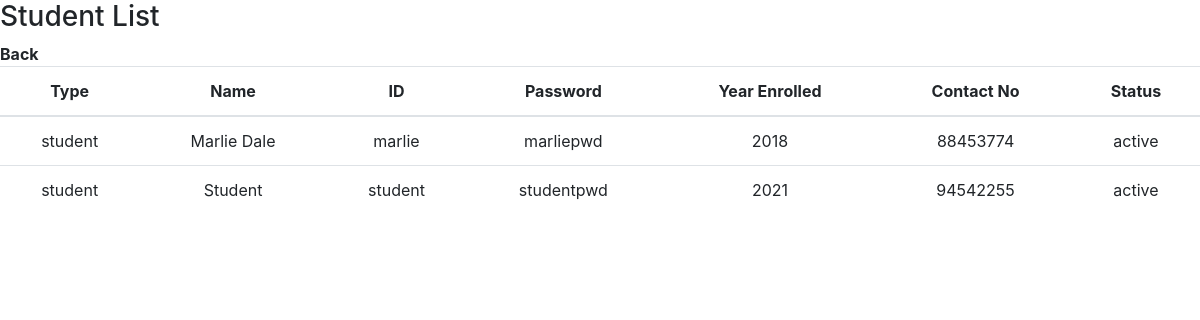
/studentlist.php, run on the app's committed database.
### tables this page shows
CREATE TABLE `studentlist` (
  `type` varchar(30) NOT NULL,
  `name` varchar(30) NOT NULL,
  `id` varchar(30) NOT NULL,
  `password` varchar(30) NOT NULL,
  `yearenrolled` year(4) NOT NULL,
  `contactno` int(8) NOT NULL,
  `status` varchar(10) NOT NULL
);

### studentlist.php (the view, shortened to what this page needs)
<!DOCTYPE html>
<html lang="en">
<head>
    <link rel="stylesheet" href="https://maxcdn.bootstrapcdn.com/bootstrap/4.0.0/css/bootstrap.min.css">
  <link rel="stylesheet" href="style.css">
  </head>
<body>
<h3>Student List</h3>
<?php
  $dbhost = "localhost";
  $dbuser = "root";
  $dbpass = "";
  $dbname = "irl";
  $connection = mysqli_connect($dbhost, $dbuser, $dbpass, $dbname);
?>
<div class="back" name="back">
    <a onclick="window.history.back();"><b>Back</b></a>
</div>
<table class="table"><thead>
  <tr><th>Type</th><th>Name</th><th>ID</th><th>Password</th><th>Year Enrolled</th><th>Contact No</th><th>Status</th></tr>
</thead><tbody>
<?php
  if(mysqli_connect_errno()) {
    die("Database connection failed: " .
         mysqli_connect_error() .
         " (" . mysqli_connect_errno() . ")"
    );
  }else{
  $sql = "SELECT * FROM studentlist";
  $result = $connection->query($sql);
  if ($result->num_rows > 0) {
    while($row = $result->fetch_assoc()) {
       echo "<tr><td>" . $row["type"] . "</td>"
       . "<td>" .  $row["name"] . "</td>"
       . "<td>"  .  $row["id"] . "</td>"
       . "<td>" .  $row["password"] . "</td>"
       . "<td>" .  $row["yearenrolled"] . "</td>"
       . "<td>" .  $row["contactno"] . "</td>"
       . "<td>" .  $row["status"]  . "</td></tr>";
    }
} else {
   "No results!";
}
}
?>
</tbody></table>
</body>
</html>

### style.css (style rules this page uses)
table { text-align: center; }

### data on the page
studentlist: type "student", name "Marlie Dale", id "marlie", password "marliepwd", yearenrolled "2018", contactno "88453774", status "active"
studentlist: type "student", name "Student", id "student", password "studentpwd", yearenrolled "2021", contactno "94542255", status "active"
